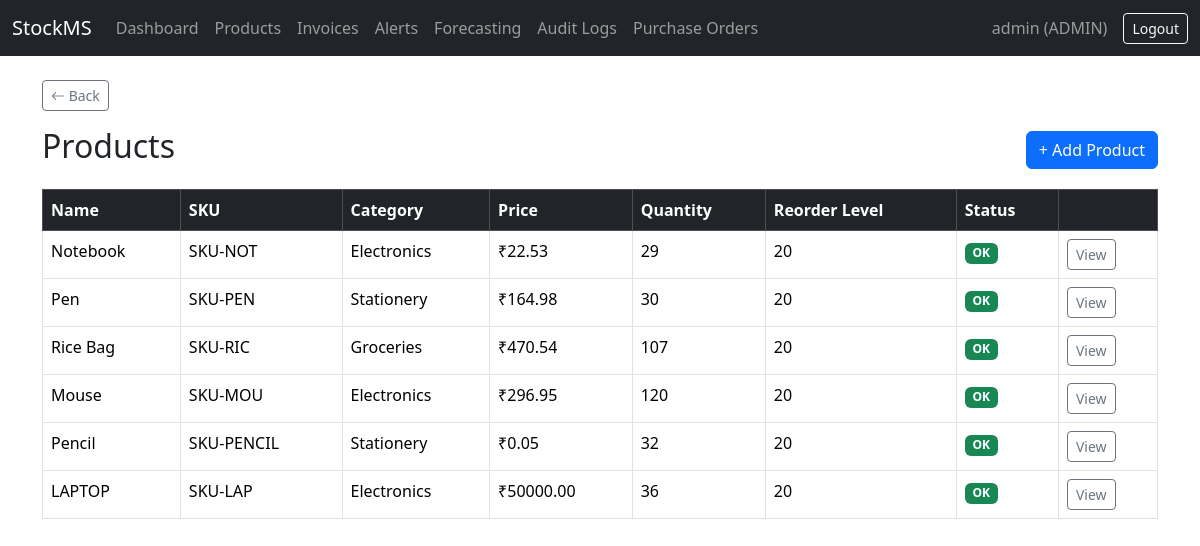
The app's page /products/ (signed in) with its own data.
### accounts/models.py (models this page shows, shortened)
class User(AbstractUser):
    class Role(models.TextChoices):
        ADMIN = 'ADMIN', 'Admin'
        MANAGER = 'MANAGER', 'Manager'
        STAFF = 'STAFF', 'Staff'
    role = models.CharField(
        max_length=10,
        choices=Role.choices,
        default=Role.STAFF,
    )

### inventory/models.py (models this page shows, shortened)
class Product(models.Model):
    name = models.CharField(max_length=200)
    sku = models.CharField(max_length=50, unique=True)
    barcode = models.CharField(max_length=100, unique=True, blank=True, null=True)
    category = models.ForeignKey(Category, on_delete=models.SET_NULL, null=True, related_name='products')
    supplier = models.ForeignKey(Supplier, on_delete=models.SET_NULL, null=True, related_name='products')
    price = models.DecimalField(max_digits=10, decimal_places=2)
    quantity = models.PositiveIntegerField(default=0)
    reorder_level = models.PositiveIntegerField(default=10)
    max_stock_level = models.PositiveIntegerField(default=100)
    created_at = models.DateTimeField(auto_now_add=True)
    updated_at = models.DateTimeField(auto_now=True)
    @property
    def is_low_stock(self):
        return self.quantity <= self.reorder_level

class Category(models.Model):
    name = models.CharField(max_length=100, unique=True)
    description = models.TextField(blank=True)
    class Meta:
        verbose_name_plural = "Categories"
    def __str__(self):
        return self.name

### inventory/views.py (the view)
# urls.py: path('', views.product_list, name='product_list'),
@login_required
def product_list(request):
    products = Product.objects.select_related('category', 'supplier').all()
    return render(request, 'inventory/product_list.html', {'products': products})

### inventory/templates/inventory/product_list.html (shortened to what this page needs)
{% extends 'base.html' %}
{% block content %}
<div class="d-flex justify-content-between align-items-center mb-3">
    <h2>Products</h2>
    {% if user.role == 'ADMIN' or user.role == 'MANAGER' %}
        <a href="{% url 'product_create' %}" class="btn btn-primary">+ Add Product</a>
    {% endif %}
</div>
<table class="table table-bordered table-hover">
    <thead class="table-dark">
        <tr>
            <th>Name</th>
            <th>SKU</th>
            <th>Category</th>
            <th>Price</th>
            <th>Quantity</th>
            <th>Reorder Level</th>
            <th>Status</th>
            <th></th>
        </tr>
    </thead>
    <tbody>
        {% for product in products %}
        <tr>
            <td>{{ product.name }}</td>
            <td>{{ product.sku }}</td>
            <td>{{ product.category|default:"—" }}</td>
            <td>₹{{ product.price }}</td>
            <td>{{ product.quantity }}</td>
            <td>{{ product.reorder_level }}</td>
            <td>
                {% if product.is_low_stock %}
                    <span class="badge bg-danger">Low Stock</span>
                {% else %}
                    <span class="badge bg-success">OK</span>
                {% endif %}
            </td>
            <td><a href="{% url 'product_detail' product.pk %}" class="btn btn-sm btn-outline-secondary">View</a></td>
        </tr>
        {% empty %}
        <tr><td colspan="8" class="text-center">No products found.</td></tr>
        {% endfor %}
    </tbody>
</table>
{% endblock %}

### templates/base.html (shortened to what this page needs)
{% load static %}
<!DOCTYPE html>
<html lang="en">
<head>
    <link href="https://cdn.jsdelivr.net/npm/bootstrap@5.3.3/dist/css/bootstrap.min.css" rel="stylesheet">
    <link href="https://cdn.jsdelivr.net/npm/bootstrap-icons@1.11.3/font/bootstrap-icons.css" rel="stylesheet">
</head>
<body>
    <nav class="navbar navbar-expand-lg navbar-dark bg-dark">
        <div class="container-fluid">
            <a class="navbar-brand" href="{% url 'dashboard' %}">StockMS</a>
            <div class="collapse navbar-collapse">
                <ul class="navbar-nav me-auto">
                    <li class="nav-item"><a class="nav-link" href="{% url 'dashboard' %}">Dashboard</a></li>
                    <li class="nav-item"><a class="nav-link" href="{% url 'product_list' %}">Products</a></li>
                    <li class="nav-item"><a class="nav-link" href="{% url 'invoice_list' %}">Invoices</a></li>
                    <li class="nav-item"><a class="nav-link" href="{% url 'alert_list' %}">Alerts</a></li>
                    <li class="nav-item"><a class="nav-link" href="{% url 'forecast_page' %}">Forecasting</a></li>
                    {% if user.role == 'ADMIN' %}
                        <li class="nav-item"><a class="nav-link" href="{% url 'audit_log_list' %}">Audit Logs</a></li>
                    {% endif %}
                    {% if user.role == 'ADMIN' or user.role == 'MANAGER' %}
                        <li class="nav-item"><a class="nav-link" href="{% url 'purchase_order_list' %}">Purchase Orders</a></li>
                    {% endif %}
                </ul>
                {% if user.is_authenticated %}
                <span class="navbar-text me-3">{{ user.username }} ({{ user.role }})</span>
<form method="post" action="{% url 'logout' %}" class="d-inline">
    <button type="submit" class="btn btn-outline-light btn-sm">Logout</button>
</form>                {% endif %}
            </div>
        </div>
    </nav>
    <div class="container mt-4">
    <a href="javascript:history.back()" class="btn btn-sm btn-outline-secondary mb-3">
        <i class="bi bi-arrow-left"></i> Back
    </a>
        {% block content %}
        {% endblock %}
    </div>
</body>
</html>

### records on screen
User: username "admin", role "ADMIN"
Product: name "Notebook", sku "SKU-NOT", category "Electronics", price "22.53", quantity "29", reorder_level "20", shows "OK"
Product: name "Pen", sku "SKU-PEN", category "Stationery", price "164.98", quantity "30", reorder_level "20", shows "OK"
Product: name "Rice Bag", sku "SKU-RIC", category "Groceries", price "470.54", quantity "107", reorder_level "20", shows "OK"
Product: name "Mouse", sku "SKU-MOU", category "Electronics", price "296.95", quantity "120", reorder_level "20", shows "OK"
Product: name "Pencil", sku "SKU-PENCIL", category "Stationery", price "0.05", quantity "32", reorder_level "20", shows "OK"
Product: name "LAPTOP", sku "SKU-LAP", category "Electronics", price "50000.00", quantity "36", reorder_level "20", shows "OK"
